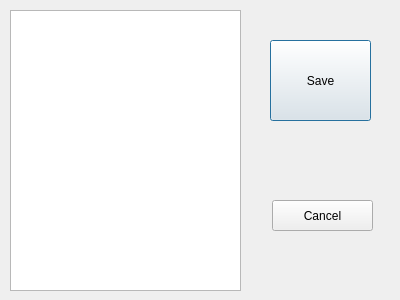
<?xml version="1.0" encoding="UTF-8"?>
<ui version="4.0">
 <class>saveDialog</class>
 <widget class="QDialog" name="saveDialog">
  <property name="geometry">
   <rect>
    <x>0</x>
    <y>0</y>
    <width>400</width>
    <height>300</height>
   </rect>
  </property>
  <property name="windowTitle">
   <string>Save</string>
  </property>
  <widget class="QPushButton" name="saveButton">
   <property name="geometry">
    <rect>
     <x>270</x>
     <y>40</y>
     <width>101</width>
     <height>81</height>
    </rect>
   </property>
   <property name="text">
    <string>Save</string>
   </property>
  </widget>
  <widget class="QPushButton" name="cancelButton">
   <property name="geometry">
    <rect>
     <x>272</x>
     <y>200</y>
     <width>101</width>
     <height>31</height>
    </rect>
   </property>
   <property name="text">
    <string>Cancel</string>
   </property>
  </widget>
  <widget class="QListWidget" name="listWidget">
   <property name="geometry">
    <rect>
     <x>10</x>
     <y>10</y>
     <width>231</width>
     <height>281</height>
    </rect>
   </property>
  </widget>
 </widget>
 <resources/>
 <connections/>
</ui>
